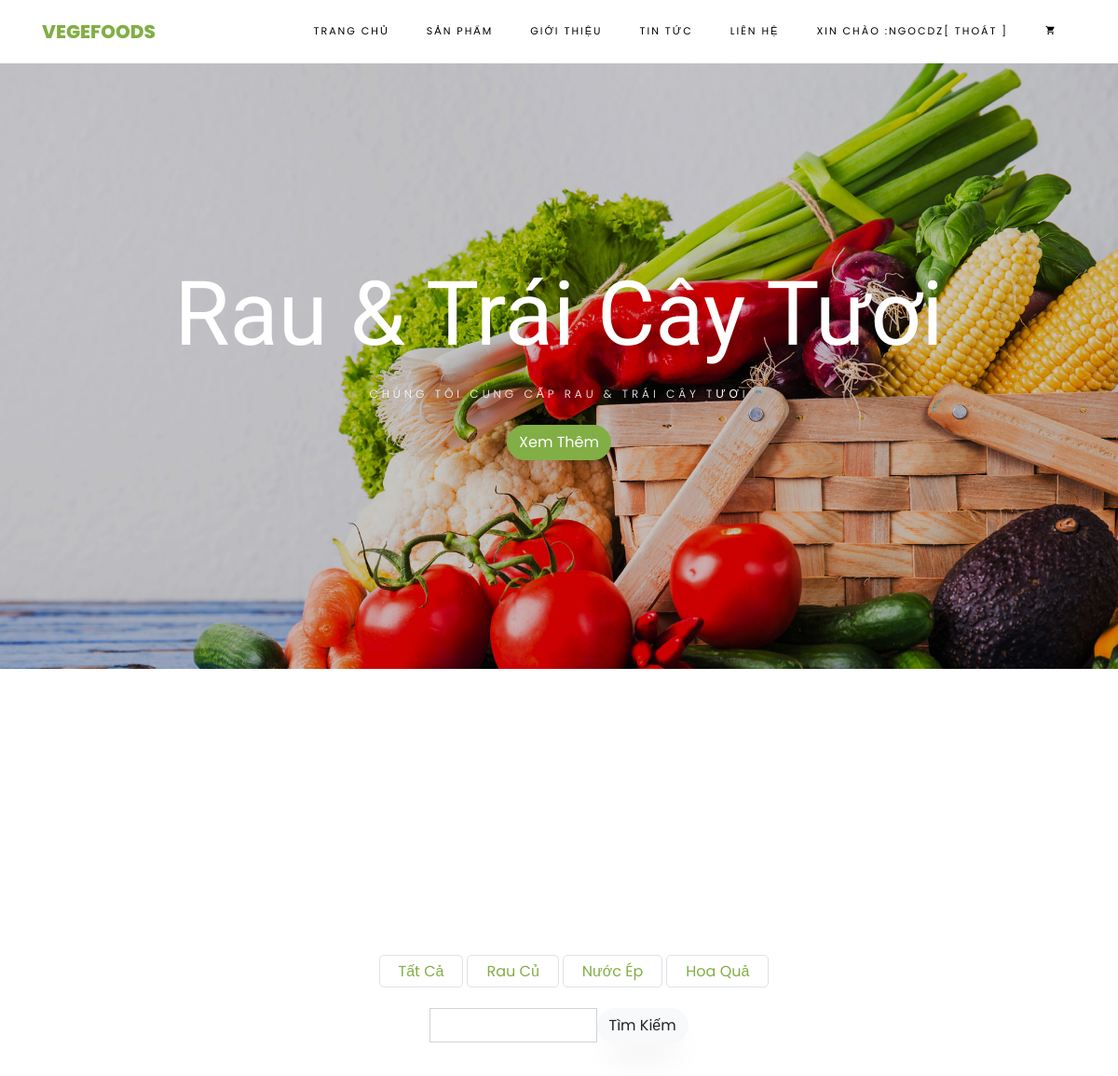
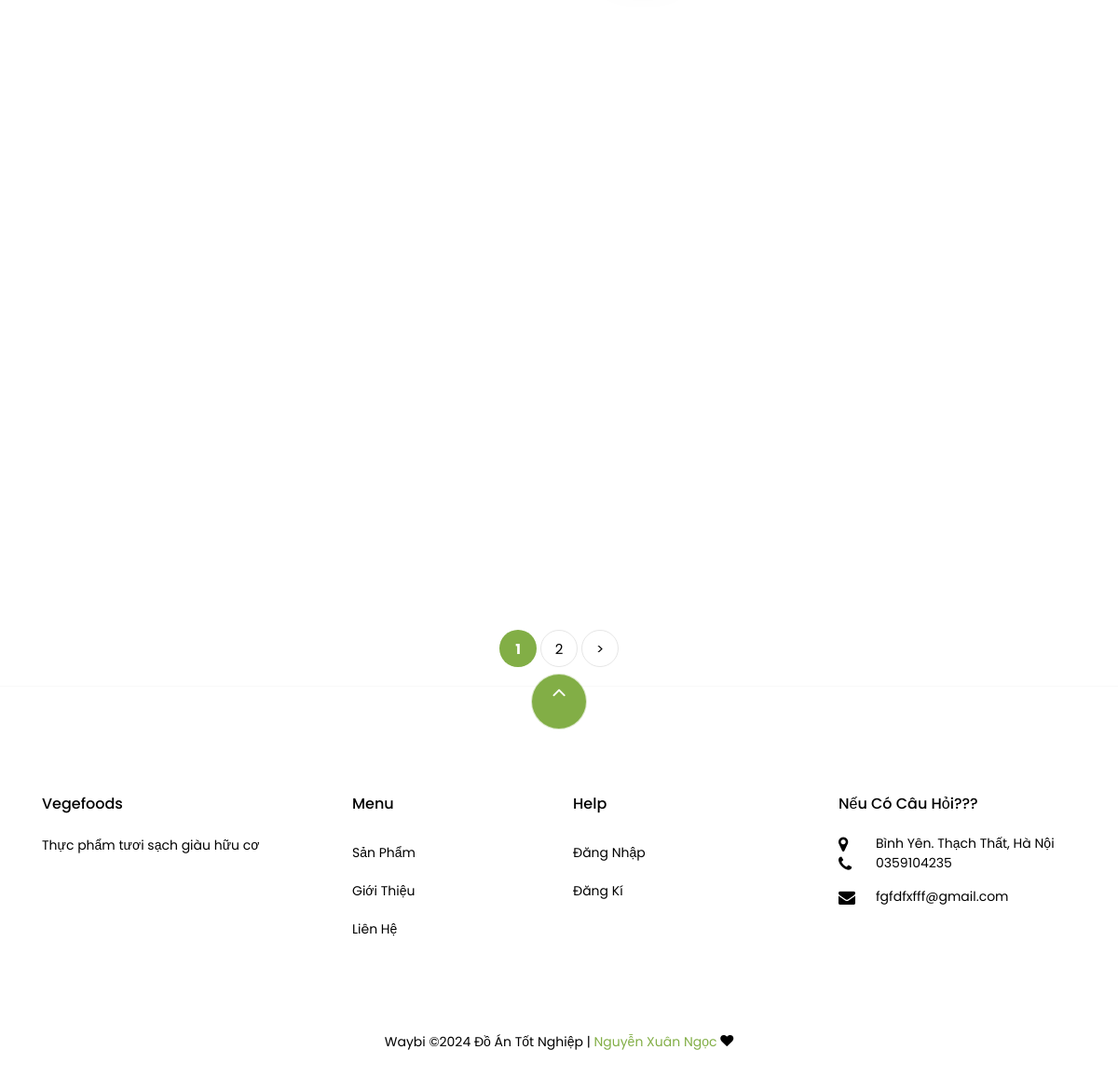
Screenshot of /?rq=sanpham (signed in) with the database file from the repository (2 pictures, top to bottom).
### tables this page shows
CREATE TABLE `loaisp` (
  `id` int(11) NOT NULL,
  `tenloai` varchar(100) NOT NULL
);

### views/showsp.php (the view, shortened to what this page needs)
<section class="ftco-section">
	<div class="spp">
    	<div class="container ">
				<div class="row justify-content-center mb-3 pb-3">
        </div>
    	</div>
    	<?php if (isset($_GET['rq'])) { ?>
    		<?php if ($_GET['rq']=="sanpham") { ?>
    		<div class="row justify-content-center">
    			<div class="col-md-10 mb-2 text-center">
    				<ul class="product-category">
    					<li><a href="?rq=sanpham" class="border" >Tất Cả</a></li>
    					<?php foreach ($loaisp as $value): ?>
    					<li><a href="?rq=sanpham&id=<?=$value['id']?> "
    						data-ajax="true"
    					 class="border"><?php echo $value['tenloai'];; ?></a></li>
    					<?php endforeach ?>
    				</ul>
    			</div>
    			<div class="col-md-3 mb-5 text-center">
    				<form class="d-flex align-items-center">
    					<input style="height:35px!important" type="text" name="timkiemsp" class="form-control form-control-sm">
    					<input type="submit" value="Tìm Kiếm" class="btn btn-light">
    				</form>
    			</div>
    		</div>
    		<?php } ?>
    		<?php } ?>
    	<div class="container">
    		<div class="row">
    		</div>
    	</div>
    	</div>
</section>

### rows the page displays
loaisp: tenloai "Rau Củ"
loaisp: tenloai "Nước Ép"
loaisp: tenloai "Hoa Quả"

### other values shown
$_SESSION['khachhang'] "NGOCDZ"
